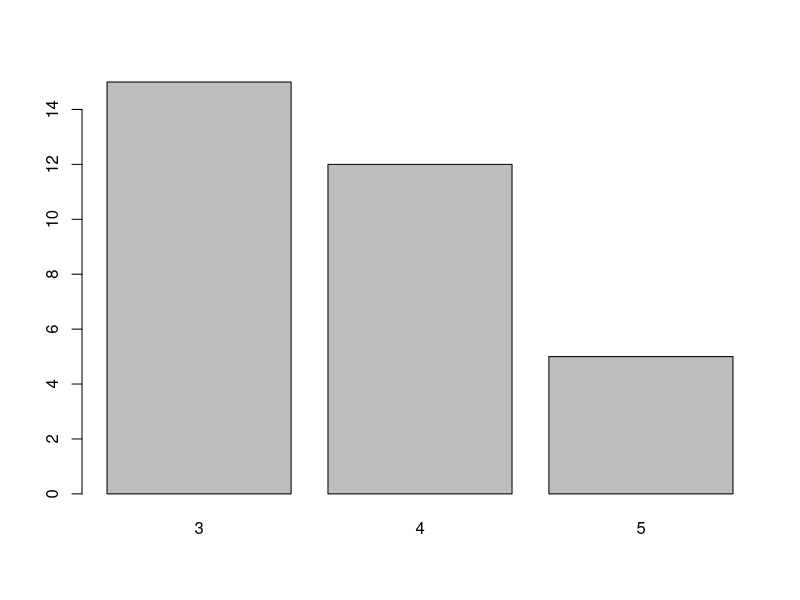
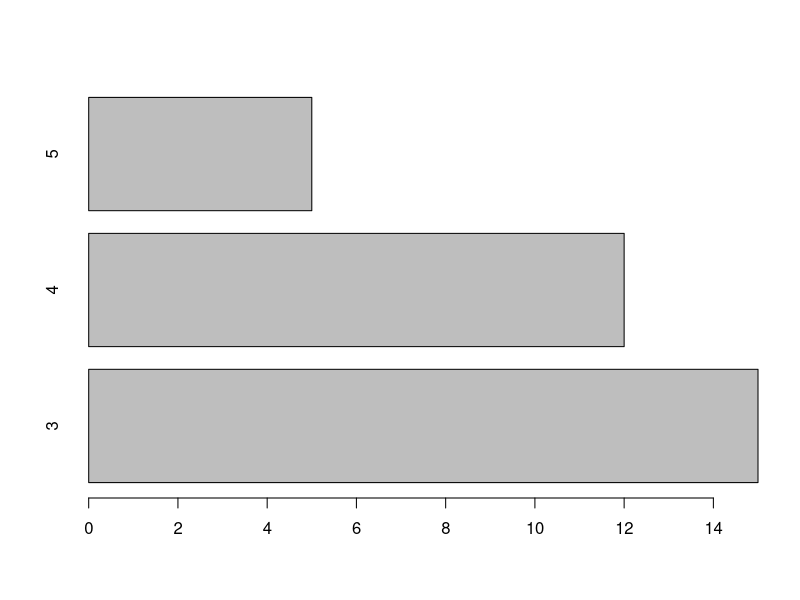
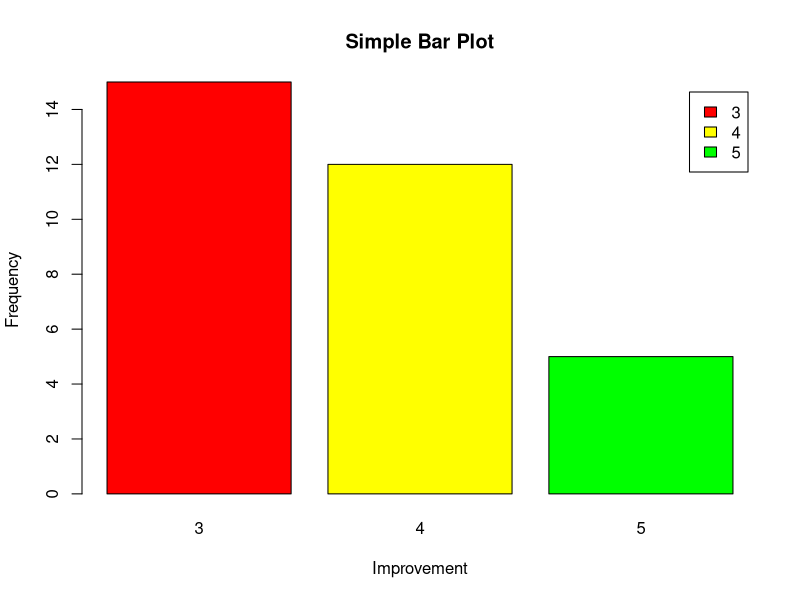
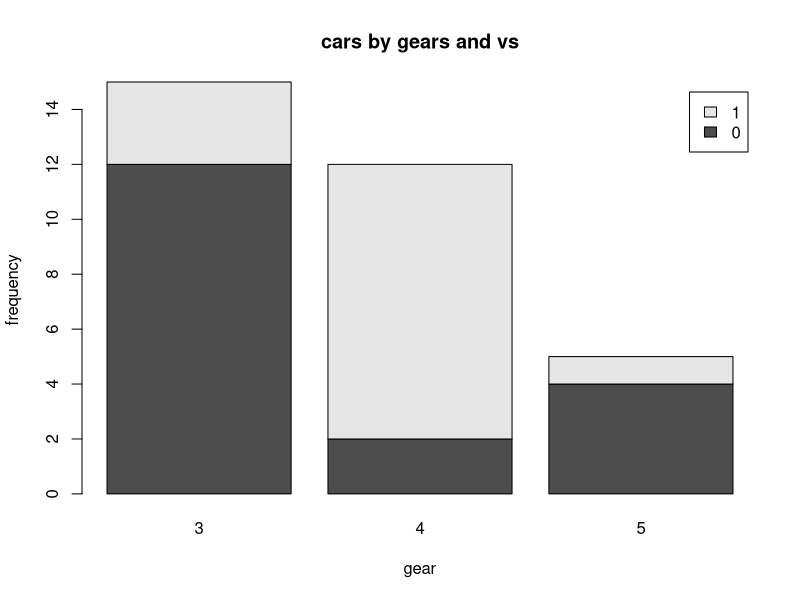
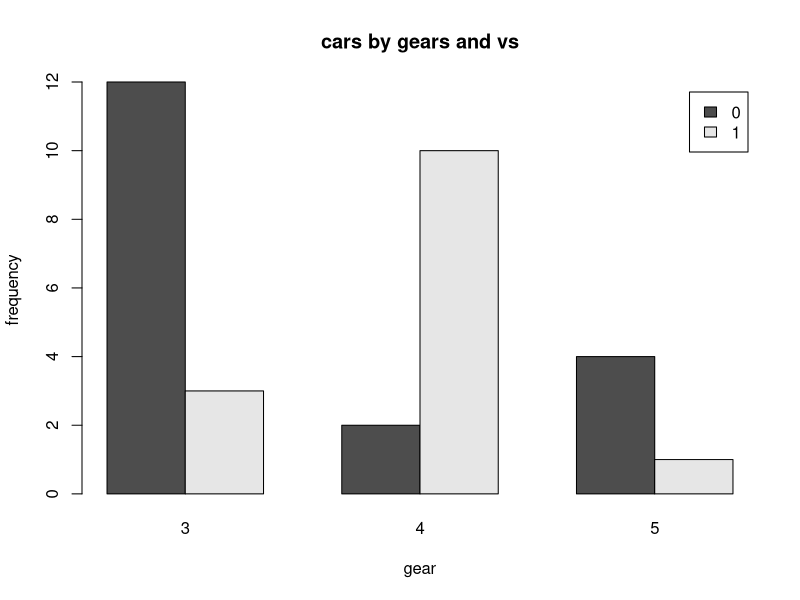
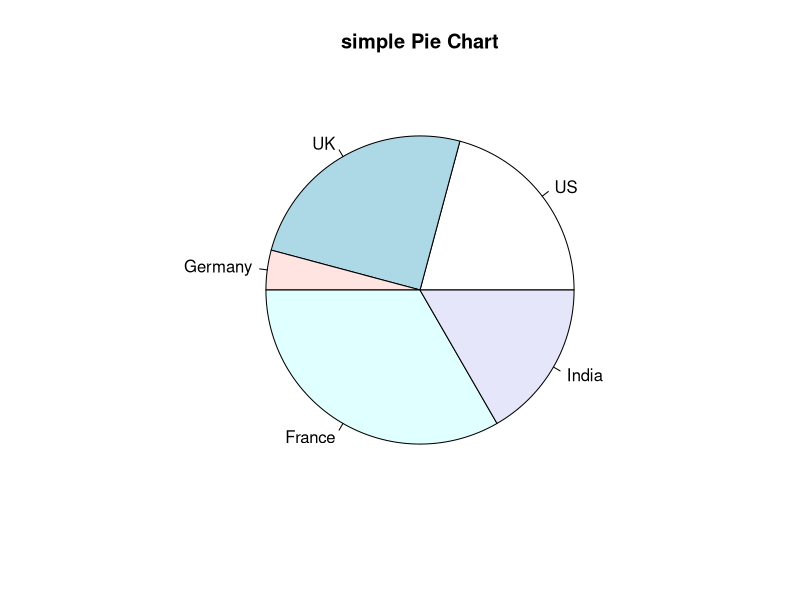
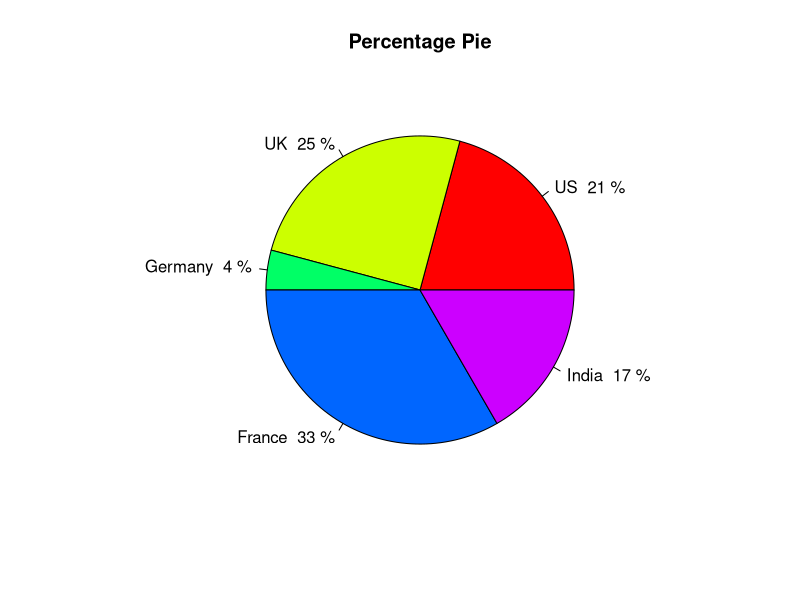
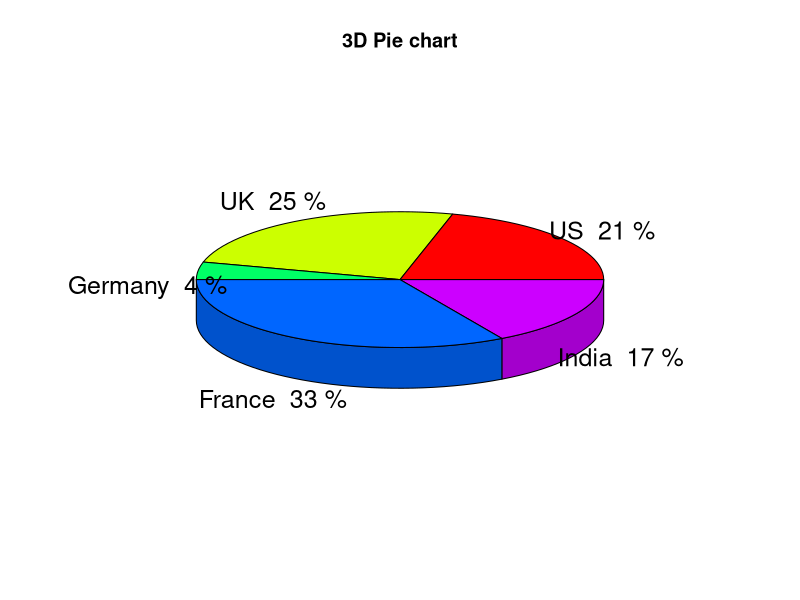

These figures' R source, in order:
library(dplyr)
#Data Visualization
data_mt<- mtcars

View (data_mt)

#Barplot
counts<- table(data_mt$gear)
barplot(counts)
barplot(counts,horiz = TRUE)
barplot(counts,
        main="Simple Bar Plot",
        xlab="Improvement",
        ylab="Frequency",
        legend=rownames(counts),
        col=c("red","yellow","green"))
#Stack Bar chart
counts_1<- table(data_mt$vs,data_mt$gear)
barplot(counts_1,
        main="cars by gears and vs",
        xlab="gear",
        ylab="frequency",
        legend=rownames(counts_1),
        color= c("red","green")
        )
#GRouped Bar plot
barplot(counts_1,
        main="cars by gears and vs",
        xlab="gear",
        ylab="frequency",
        legend=rownames(counts_1),
        color= c("red","green"),
        beside = TRUE
)

#Pie Charts
slices<- c(10,12,2,16,8)
lbls<-c("US","UK","Germany","France","India")
pie(slices,labels=lbls,main="simple Pie Chart")

#Pie Charts with percentages and colors
slices_1<- c(10,12,2,16,8)
pct <- round(slices_1/sum(slices_1)*100)
#Paste function combines percentage and coutry name together
#Same like concatenation.
lbls<- paste(c("US","UK","Germany","France","India"),"",pct,'%',sep=" ")
pie(slices_1,labels = lbls, main="Percentage Pie",col = rainbow(5))

#3 Dimensional pichart
#explode function keeps the pie chart together
library(plotrix)
pie3D(slices_1,labels = lbls, main="3D Pie chart", explode = 0.0)

#Histogram
data_mt$mpg
hist(data_mt$mpg, breaks = 10, col = "blue", labels = TRUE)

#Linechart
weight<- c(2.5,2.8,3.1,3.4,5.6,5.7,5.8,6.0,8.1,8.3)
months<- seq(0,9,by = 1)

plot(months, weight, type = 'b', main = "Baby Weights by month")

#Box Plot
boxplot(data_mt$mpg ~ data_mt$cyl, col = c("Yellow","Blue","Orange"))

#Simple way to understand boxplot
vec<-c(3,2,5,6,4,1,8,2,3,4)
boxplot(vec,varwidth = TRUE)

?boxplot()

library(ggplot2)

View (iris)
data_iris<-iris

qplot(data_iris$Species, data_iris$Petal.Length, geom = "boxplot")

